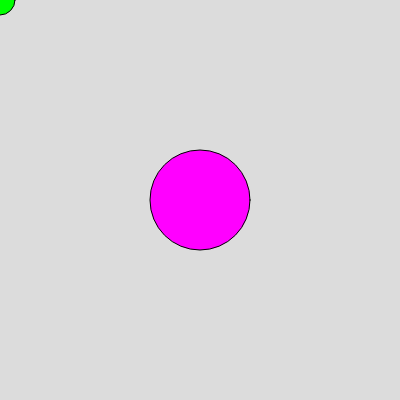
Frame 1 (no input)
Frame 60 (no input): identical to frame 1, image omitted
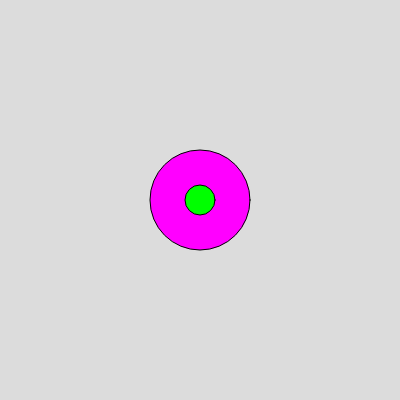
Frame 120 (the mouse pressed at the canvas centre since frame 60)

The p5.js sketch that drew these frames (run headless with seeded random() and noise() and a simulated clock; from frame 60 on, the mouse is pressed at the canvas centre):

// p5.js sketch
// ── sketch.js
// Coordinate Systems and USer Events
// Joy Min
// September 10, 2025
// A first look at ineractive progrms with p5.js


function setup() { // runs Once at the first
  createCanvas(400,400);
  print(windowWidth, windowHeight, width, height);
}

function draw() { // runs ove and over
                      // targeting 60 frames per second
  background(220); // draws a big solid rectangle 
  drawTwoCircles()
}

function drawTwoCircles(){ //[ALT][SHFIT][F] -> Autoformat
  // draws two circles, onc at a fixed loation
  // and one at the mouse location

  // Draw order
  // Later a thing is drawn
  // The higher it is in the draw stack
  
  fill(255, 0, 255)
  circle(width/2, height/2, 100);
  fill(0, 255, 0);// colors are a bit like
                  //picking up a marker, or
                  //filling a paintbrush with paint...
       //R,G,B
  circle(mouseX, mouseY, 30)
}
